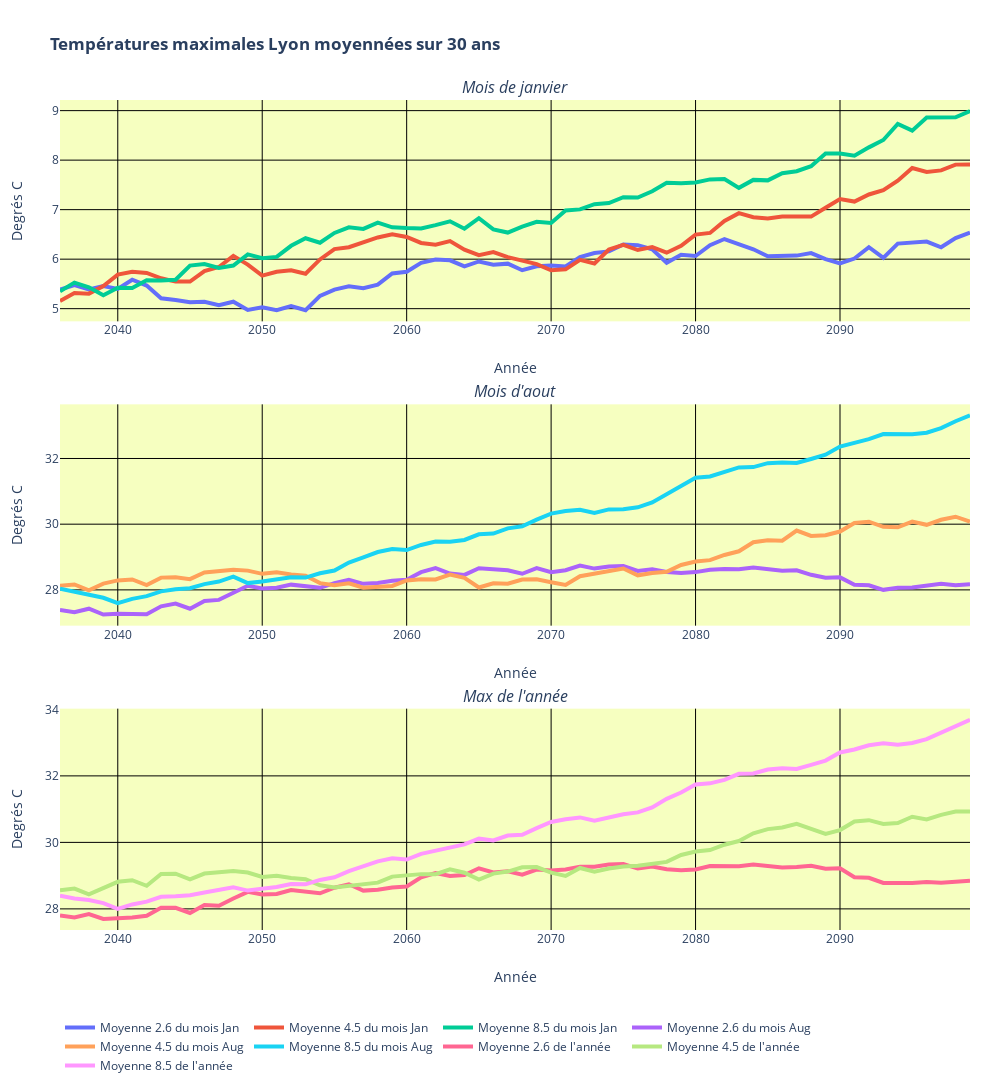

Source (notebook cell):
### Markdown cell above
#### Diagramme Lyon
Le diagramme ci-dessous  représente l'évolution sur `yearPeriod` années de la température dans la région Lyonnaise.(Décommenter la dernière ligne du bloc pour afficher la figure)

### Code cell
q = 0
trace26_0 = go.Scatter(
    x = Lyon_year[firstPlotYear:lastPlotYear],
    y = moyMAreaInterval_Lyon_26[q,:],
    mode = 'lines',
    line = dict(width = 4),
    name ='Moyenne 2.6 du mois %s'%Lyon_month[calcMonth[q]]
)
trace45_0 = go.Scatter(
    x = Lyon_year[firstPlotYear:lastPlotYear],
    y = moyMAreaInterval_Lyon_45[q,:],
    mode = 'lines',
    line = dict(width = 4),
    name ='Moyenne 4.5 du mois %s'%Lyon_month[calcMonth[q]]
)
trace85_0 = go.Scatter(
    x = Lyon_year[firstPlotYear:lastPlotYear],
    y = moyMAreaInterval_Lyon_85[q,:],
    mode = 'lines',
    line = dict(width = 4),
    name ='Moyenne 8.5 du mois %s'%Lyon_month[calcMonth[q]]
)

q = 1
trace26_1 = go.Scatter(
    x = Lyon_year[firstPlotYear:lastPlotYear],
    y = moyMAreaInterval_Lyon_26[q,:],
    mode = 'lines',
    line = dict(width = 4),
    name ='Moyenne 2.6 du mois %s'%Lyon_month[calcMonth[q]]
)
trace45_1 = go.Scatter(
    x = Lyon_year[firstPlotYear:lastPlotYear],
    y = moyMAreaInterval_Lyon_45[q,:],
    mode = 'lines',
    line = dict(width = 4),
    name ='Moyenne 4.5 du mois %s'%Lyon_month[calcMonth[q]]
)

trace85_1 = go.Scatter(
    x = Lyon_year[firstPlotYear:lastPlotYear],
    y = moyMAreaInterval_Lyon_85[q,:],
    mode = 'lines',
    line = dict(width = 4),
    name ='Moyenne 8.5 du mois %s'%Lyon_month[calcMonth[q]]
)

q = 2
trace26_2 = go.Scatter(
    x = Lyon_year[firstPlotYear:lastPlotYear],
    y = moyMAreaInterval_Lyon_26[q,:],
    mode = 'lines',
    line = dict(width = 4),
    name ="Moyenne 2.6 de l'année"
)
trace45_2 = go.Scatter(
    x = Lyon_year[firstPlotYear:lastPlotYear],
    y = moyMAreaInterval_Lyon_45[q,:],
    mode = 'lines',
    line = dict(width = 4),
    name ="Moyenne 4.5 de l'année"
)

trace85_2 = go.Scatter(
    x = Lyon_year[firstPlotYear:lastPlotYear],
    y = moyMAreaInterval_Lyon_85[q,:],
    mode = 'lines',
    line = dict(width = 4),
    name ="Moyenne 8.5 de l'année"
)

fig = subplots.make_subplots(rows=3, 
                          cols=1, 
                          subplot_titles=("<i>Mois de janvier</i>","<i>Mois d'aout</i>","<i>Max de l'année</i>"),
                            vertical_spacing=0.1)

fig.append_trace(trace26_0, 1, 1)
fig.append_trace(trace45_0, 1, 1)
fig.append_trace(trace85_0, 1, 1)
fig.append_trace(trace26_1, 2, 1)
fig.append_trace(trace45_1, 2, 1)
fig.append_trace(trace85_1, 2, 1)
fig.append_trace(trace26_2, 3, 1)
fig.append_trace(trace45_2, 3, 1)
fig.append_trace(trace85_2, 3, 1)

fig.update_xaxes(title_text="Année", gridcolor='#000', row=1, col=1)
fig.update_xaxes(title_text="Année", gridcolor='#000', row=2, col=1)
fig.update_xaxes(title_text="Année", gridcolor='#000', row=3, col=1)

fig.update_yaxes(title_text="Degrés C", gridcolor='#000', row=1, col=1)
fig.update_yaxes(title_text="Degrés C", gridcolor='#000', row=2, col=1)
fig.update_yaxes(title_text="Degrés C", gridcolor='#000', row=3, col=1)

fig['layout']['margin'] = {'l': 60, 'r': 30, 'b': 100, 't': 100}
fig['layout'].update(autosize = False, height=1100, width=1000, 
                     plot_bgcolor='#f6ffc0',
                     title='<b>Températures maximales Lyon moyennées sur 30 ans</b>')

fig.update_layout(legend_orientation="h")

py.iplot(fig, filename='basic-line')

### Figure 1 — Plotly figure (JSON) as saved in the notebook; plotly's stock layout.template omitted (floating-point values rounded to 4 significant figures)
{"data": [{"line": {"width": 4}, "mode": "lines", "name": "Moyenne 2.6 du mois Jan", "type": "scatter", "x": [2036, 2037, 2038, 2039, 2040, 2041, 2042, 2043, 2044, 2045, 2046, 2047, 2048, 2049, 2050, 2051, 2052, 2053, 2054, 2055, 2056, 2057, 2058, 2059, 2060, 2061, 2062, 2063, 2064, 2065, 2066, 2067, 2068, 2069, 2070, 2071, 2072, 2073, 2074, 2075, 2076, 2077, 2078, 2079, 2080, 2081, 2082, 2083, 2084, 2085, 2086, 2087, 2088, 2089, 2090, 2091, 2092, 2093, 2094, 2095, 2096, 2097, 2098, 2099], "xaxis": "x", "y": [5.386, 5.477, 5.386, 5.457, 5.399, 5.584, 5.467, 5.21, 5.174, 5.129, 5.14, 5.071, 5.14, 4.974, 5.027, 4.97, 5.05, 4.968, 5.259, 5.386, 5.452, 5.411, 5.485, 5.71, 5.745, 5.924, 5.992, 5.977, 5.854, 5.953, 5.886, 5.909, 5.777, 5.855, 5.874, 5.851, 6.043, 6.124, 6.157, 6.296, 6.283, 6.199, 5.928, 6.089, 6.063, 6.283, 6.406, 6.307, 6.199, 6.058, 6.071, 6.072, 6.122, 6.002, 5.913, 6.011, 6.242, 6.026, 6.314, 6.334, 6.354, 6.241, 6.427, 6.534, 0, 0, 0, 0, 0, 0, 0, 0, 0, 0, 0, 0, 0, 0, 0, 0, 0, 0, 0, 0, 0, 0, 0, 0, 0, 0, 0, 0, 0, 0, 0], "yaxis": "y"}, {"line": {"width": 4}, "mode": "lines", "name": "Moyenne 4.5 du mois Jan", "type": "scatter", "x": [2036, 2037, 2038, 2039, 2040, 2041, 2042, 2043, 2044, 2045, 2046, 2047, 2048, 2049, 2050, 2051, 2052, 2053, 2054, 2055, 2056, 2057, 2058, 2059, 2060, 2061, 2062, 2063, 2064, 2065, 2066, 2067, 2068, 2069, 2070, 2071, 2072, 2073, 2074, 2075, 2076, 2077, 2078, 2079, 2080, 2081, 2082, 2083, 2084, 2085, 2086, 2087, 2088, 2089, 2090, 2091, 2092, 2093, 2094, 2095, 2096, 2097, 2098, 2099], "xaxis": "x", "y": [5.157, 5.315, 5.304, 5.457, 5.687, 5.744, 5.722, 5.614, 5.546, 5.547, 5.759, 5.842, 6.066, 5.89, 5.667, 5.744, 5.775, 5.706, 5.994, 6.204, 6.242, 6.337, 6.438, 6.502, 6.449, 6.328, 6.291, 6.366, 6.191, 6.081, 6.142, 6.041, 5.96, 5.899, 5.774, 5.794, 5.986, 5.913, 6.196, 6.29, 6.184, 6.243, 6.131, 6.271, 6.496, 6.53, 6.771, 6.929, 6.846, 6.824, 6.862, 6.865, 6.859, 7.037, 7.212, 7.163, 7.307, 7.393, 7.584, 7.84, 7.76, 7.793, 7.91, 7.914, 0, 0, 0, 0, 0, 0, 0, 0, 0, 0, 0, 0, 0, 0, 0, 0, 0, 0, 0, 0, 0, 0, 0, 0, 0, 0, 0, 0, 0, 0, 0], "yaxis": "y"}, {"line": {"width": 4}, "mode": "lines", "name": "Moyenne 8.5 du mois Jan", "type": "scatter", "x": [2036, 2037, 2038, 2039, 2040, 2041, 2042, 2043, 2044, 2045, 2046, 2047, 2048, 2049, 2050, 2051, 2052, 2053, 2054, 2055, 2056, 2057, 2058, 2059, 2060, 2061, 2062, 2063, 2064, 2065, 2066, 2067, 2068, 2069, 2070, 2071, 2072, 2073, 2074, 2075, 2076, 2077, 2078, 2079, 2080, 2081, 2082, 2083, 2084, 2085, 2086, 2087, 2088, 2089, 2090, 2091, 2092, 2093, 2094, 2095, 2096, 2097, 2098, 2099], "xaxis": "x", "y": [5.349, 5.526, 5.432, 5.272, 5.424, 5.416, 5.574, 5.569, 5.584, 5.87, 5.903, 5.822, 5.87, 6.096, 6.02, 6.045, 6.27, 6.422, 6.332, 6.53, 6.642, 6.611, 6.739, 6.644, 6.627, 6.621, 6.687, 6.765, 6.615, 6.827, 6.602, 6.538, 6.658, 6.756, 6.732, 6.982, 7.005, 7.111, 7.132, 7.251, 7.245, 7.37, 7.544, 7.534, 7.548, 7.611, 7.619, 7.44, 7.601, 7.592, 7.737, 7.776, 7.877, 8.134, 8.133, 8.089, 8.258, 8.407, 8.733, 8.596, 8.863, 8.865, 8.865, 8.991, 0, 0, 0, 0, 0, 0, 0, 0, 0, 0, 0, 0, 0, 0, 0, 0, 0, 0, 0, 0, 0, 0, 0, 0, 0, 0, 0, 0, 0, 0, 0], "yaxis": "y"}, {"line": {"width": 4}, "mode": "lines", "name": "Moyenne 2.6 du mois Aug", "type": "scatter", "x": [2036, 2037, 2038, 2039, 2040, 2041, 2042, 2043, 2044, 2045, 2046, 2047, 2048, 2049, 2050, 2051, 2052, 2053, 2054, 2055, 2056, 2057, 2058, 2059, 2060, 2061, 2062, 2063, 2064, 2065, 2066, 2067, 2068, 2069, 2070, 2071, 2072, 2073, 2074, 2075, 2076, 2077, 2078, 2079, 2080, 2081, 2082, 2083, 2084, 2085, 2086, 2087, 2088, 2089, 2090, 2091, 2092, 2093, 2094, 2095, 2096, 2097, 2098, 2099], "xaxis": "x2", "y": [27.38, 27.32, 27.43, 27.25, 27.27, 27.26, 27.26, 27.5, 27.58, 27.43, 27.66, 27.7, 27.93, 28.12, 28.04, 28.06, 28.16, 28.1, 28.06, 28.21, 28.31, 28.18, 28.21, 28.28, 28.31, 28.54, 28.67, 28.5, 28.46, 28.66, 28.64, 28.6, 28.49, 28.66, 28.54, 28.6, 28.74, 28.65, 28.71, 28.73, 28.58, 28.63, 28.55, 28.51, 28.54, 28.61, 28.64, 28.63, 28.68, 28.64, 28.58, 28.59, 28.46, 28.37, 28.38, 28.16, 28.14, 28.0, 28.07, 28.07, 28.14, 28.19, 28.14, 28.17, 0, 0, 0, 0, 0, 0, 0, 0, 0, 0, 0, 0, 0, 0, 0, 0, 0, 0, 0, 0, 0, 0, 0, 0, 0, 0, 0, 0, 0, 0, 0], "yaxis": "y2"}, {"line": {"width": 4}, "mode": "lines", "name": "Moyenne 4.5 du mois Aug", "type": "scatter", "x": [2036, 2037, 2038, 2039, 2040, 2041, 2042, 2043, 2044, 2045, 2046, 2047, 2048, 2049, 2050, 2051, 2052, 2053, 2054, 2055, 2056, 2057, 2058, 2059, 2060, 2061, 2062, 2063, 2064, 2065, 2066, 2067, 2068, 2069, 2070, 2071, 2072, 2073, 2074, 2075, 2076, 2077, 2078, 2079, 2080, 2081, 2082, 2083, 2084, 2085, 2086, 2087, 2088, 2089, 2090, 2091, 2092, 2093, 2094, 2095, 2096, 2097, 2098, 2099], "xaxis": "x2", "y": [28.13, 28.16, 27.99, 28.19, 28.29, 28.32, 28.15, 28.37, 28.38, 28.33, 28.53, 28.57, 28.61, 28.59, 28.49, 28.54, 28.47, 28.43, 28.21, 28.14, 28.2, 28.07, 28.1, 28.12, 28.29, 28.32, 28.32, 28.47, 28.36, 28.07, 28.2, 28.19, 28.31, 28.32, 28.23, 28.15, 28.42, 28.49, 28.59, 28.65, 28.44, 28.51, 28.55, 28.76, 28.86, 28.91, 29.06, 29.17, 29.45, 29.51, 29.5, 29.81, 29.64, 29.66, 29.78, 30.04, 30.07, 29.92, 29.91, 30.08, 29.98, 30.13, 30.23, 30.08, 0, 0, 0, 0, 0, 0, 0, 0, 0, 0, 0, 0, 0, 0, 0, 0, 0, 0, 0, 0, 0, 0, 0, 0, 0, 0, 0, 0, 0, 0, 0], "yaxis": "y2"}, {"line": {"width": 4}, "mode": "lines", "name": "Moyenne 8.5 du mois Aug", "type": "scatter", "x": [2036, 2037, 2038, 2039, 2040, 2041, 2042, 2043, 2044, 2045, 2046, 2047, 2048, 2049, 2050, 2051, 2052, 2053, 2054, 2055, 2056, 2057, 2058, 2059, 2060, 2061, 2062, 2063, 2064, 2065, 2066, 2067, 2068, 2069, 2070, 2071, 2072, 2073, 2074, 2075, 2076, 2077, 2078, 2079, 2080, 2081, 2082, 2083, 2084, 2085, 2086, 2087, 2088, 2089, 2090, 2091, 2092, 2093, 2094, 2095, 2096, 2097, 2098, 2099], "xaxis": "x2", "y": [28.04, 27.94, 27.85, 27.76, 27.59, 27.73, 27.81, 27.96, 28.02, 28.05, 28.17, 28.25, 28.4, 28.21, 28.26, 28.32, 28.39, 28.38, 28.51, 28.59, 28.83, 28.99, 29.15, 29.24, 29.21, 29.37, 29.47, 29.47, 29.52, 29.69, 29.72, 29.87, 29.94, 30.14, 30.32, 30.4, 30.44, 30.34, 30.45, 30.46, 30.51, 30.66, 30.92, 31.18, 31.42, 31.45, 31.57, 31.73, 31.74, 31.86, 31.88, 31.87, 31.99, 32.12, 32.36, 32.46, 32.59, 32.75, 32.74, 32.74, 32.79, 32.92, 33.13, 33.31, 0, 0, 0, 0, 0, 0, 0, 0, 0, 0, 0, 0, 0, 0, 0, 0, 0, 0, 0, 0, 0, 0, 0, 0, 0, 0, 0, 0, 0, 0, 0], "yaxis": "y2"}, {"line": {"width": 4}, "mode": "lines", "name": "Moyenne 2.6 de l'année", "type": "scatter", "x": [2036, 2037, 2038, 2039, 2040, 2041, 2042, 2043, 2044, 2045, 2046, 2047, 2048, 2049, 2050, 2051, 2052, 2053, 2054, 2055, 2056, 2057, 2058, 2059, 2060, 2061, 2062, 2063, 2064, 2065, 2066, 2067, 2068, 2069, 2070, 2071, 2072, 2073, 2074, 2075, 2076, 2077, 2078, 2079, 2080, 2081, 2082, 2083, 2084, 2085, 2086, 2087, 2088, 2089, 2090, 2091, 2092, 2093, 2094, 2095, 2096, 2097, 2098, 2099], "xaxis": "x3", "y": [27.8, 27.74, 27.85, 27.7, 27.72, 27.74, 27.79, 28.03, 28.03, 27.88, 28.11, 28.09, 28.31, 28.51, 28.43, 28.45, 28.57, 28.5, 28.47, 28.64, 28.74, 28.55, 28.57, 28.65, 28.67, 28.95, 29.08, 28.99, 29.02, 29.22, 29.1, 29.13, 29.03, 29.18, 29.15, 29.19, 29.27, 29.27, 29.33, 29.35, 29.21, 29.27, 29.19, 29.16, 29.19, 29.29, 29.3, 29.28, 29.34, 29.3, 29.25, 29.26, 29.3, 29.21, 29.22, 28.95, 28.94, 28.78, 28.77, 28.78, 28.81, 28.79, 28.81, 28.85, 0, 0, 0, 0, 0, 0, 0, 0, 0, 0, 0, 0, 0, 0, 0, 0, 0, 0, 0, 0, 0, 0, 0, 0, 0, 0, 0, 0, 0, 0, 0], "yaxis": "y3"}, {"line": {"width": 4}, "mode": "lines", "name": "Moyenne 4.5 de l'année", "type": "scatter", "x": [2036, 2037, 2038, 2039, 2040, 2041, 2042, 2043, 2044, 2045, 2046, 2047, 2048, 2049, 2050, 2051, 2052, 2053, 2054, 2055, 2056, 2057, 2058, 2059, 2060, 2061, 2062, 2063, 2064, 2065, 2066, 2067, 2068, 2069, 2070, 2071, 2072, 2073, 2074, 2075, 2076, 2077, 2078, 2079, 2080, 2081, 2082, 2083, 2084, 2085, 2086, 2087, 2088, 2089, 2090, 2091, 2092, 2093, 2094, 2095, 2096, 2097, 2098, 2099], "xaxis": "x3", "y": [28.56, 28.61, 28.44, 28.64, 28.81, 28.86, 28.7, 29.05, 29.06, 28.89, 29.06, 29.11, 29.14, 29.09, 28.96, 29.0, 28.93, 28.89, 28.71, 28.64, 28.7, 28.76, 28.79, 28.97, 29.01, 29.05, 29.04, 29.19, 29.09, 28.88, 29.06, 29.12, 29.25, 29.26, 29.09, 28.99, 29.23, 29.12, 29.22, 29.28, 29.29, 29.37, 29.41, 29.62, 29.73, 29.77, 29.93, 30.04, 30.27, 30.4, 30.45, 30.56, 30.4, 30.26, 30.37, 30.63, 30.67, 30.55, 30.58, 30.77, 30.69, 30.83, 30.93, 30.93, 0, 0, 0, 0, 0, 0, 0, 0, 0, 0, 0, 0, 0, 0, 0, 0, 0, 0, 0, 0, 0, 0, 0, 0, 0, 0, 0, 0, 0, 0, 0], "yaxis": "y3"}, {"line": {"width": 4}, "mode": "lines", "name": "Moyenne 8.5 de l'année", "type": "scatter", "x": [2036, 2037, 2038, 2039, 2040, 2041, 2042, 2043, 2044, 2045, 2046, 2047, 2048, 2049, 2050, 2051, 2052, 2053, 2054, 2055, 2056, 2057, 2058, 2059, 2060, 2061, 2062, 2063, 2064, 2065, 2066, 2067, 2068, 2069, 2070, 2071, 2072, 2073, 2074, 2075, 2076, 2077, 2078, 2079, 2080, 2081, 2082, 2083, 2084, 2085, 2086, 2087, 2088, 2089, 2090, 2091, 2092, 2093, 2094, 2095, 2096, 2097, 2098, 2099], "xaxis": "x3", "y": [28.4, 28.31, 28.27, 28.17, 28.0, 28.13, 28.22, 28.36, 28.38, 28.41, 28.49, 28.57, 28.65, 28.55, 28.6, 28.66, 28.75, 28.74, 28.87, 28.95, 29.13, 29.29, 29.43, 29.52, 29.48, 29.66, 29.76, 29.85, 29.94, 30.11, 30.06, 30.21, 30.23, 30.43, 30.62, 30.69, 30.75, 30.65, 30.75, 30.84, 30.9, 31.05, 31.31, 31.5, 31.74, 31.78, 31.88, 32.06, 32.07, 32.19, 32.23, 32.21, 32.33, 32.46, 32.71, 32.8, 32.92, 32.98, 32.93, 32.99, 33.11, 33.31, 33.51, 33.69, 0, 0, 0, 0, 0, 0, 0, 0, 0, 0, 0, 0, 0, 0, 0, 0, 0, 0, 0, 0, 0, 0, 0, 0, 0, 0, 0, 0, 0, 0, 0], "yaxis": "y3"}], "layout": {"annotations": [{"font": {"size": 16}, "showarrow": false, "text": "<i>Mois de janvier</i>", "x": 0.5, "xanchor": "center", "xref": "paper", "y": 1, "yanchor": "bottom", "yref": "paper"}, {"font": {"size": 16}, "showarrow": false, "text": "<i>Mois d'aout</i>", "x": 0.5, "xanchor": "center", "xref": "paper", "y": 0.6333, "yanchor": "bottom", "yref": "paper"}, {"font": {"size": 16}, "showarrow": false, "text": "<i>Max de l'année</i>", "x": 0.5, "xanchor": "center", "xref": "paper", "y": 0.2667, "yanchor": "bottom", "yref": "paper"}], "autosize": false, "height": 1100, "legend": {"orientation": "h"}, "margin": {"b": 100, "l": 60, "r": 30, "t": 100}, "plot_bgcolor": "#f6ffc0", "title": {"text": "<b>Températures maximales Lyon moyennées sur 30 ans</b>"}, "width": 1000, "xaxis": {"anchor": "y", "autorange": true, "domain": [0, 1], "gridcolor": "#000", "range": [2036, 2099], "title": {"text": "Année"}, "type": "linear"}, "xaxis2": {"anchor": "y2", "autorange": true, "domain": [0, 1], "gridcolor": "#000", "range": [2036, 2099], "title": {"text": "Année"}, "type": "linear"}, "xaxis3": {"anchor": "y3", "autorange": true, "domain": [0, 1], "gridcolor": "#000", "range": [2036, 2099], "title": {"text": "Année"}, "type": "linear"}, "yaxis": {"anchor": "x", "autorange": true, "domain": [0.7333, 1], "gridcolor": "#000", "range": [4.744, 9.215], "title": {"text": "Degrés C"}, "type": "linear"}, "yaxis2": {"anchor": "x2", "autorange": true, "domain": [0.3667, 0.6333], "gridcolor": "#000", "range": [26.91, 33.65], "title": {"text": "Degrés C"}, "type": "linear"}, "yaxis3": {"anchor": "x3", "autorange": true, "domain": [0, 0.2667], "gridcolor": "#000", "range": [27.37, 34.02], "title": {"text": "Degrés C"}, "type": "linear"}}}
